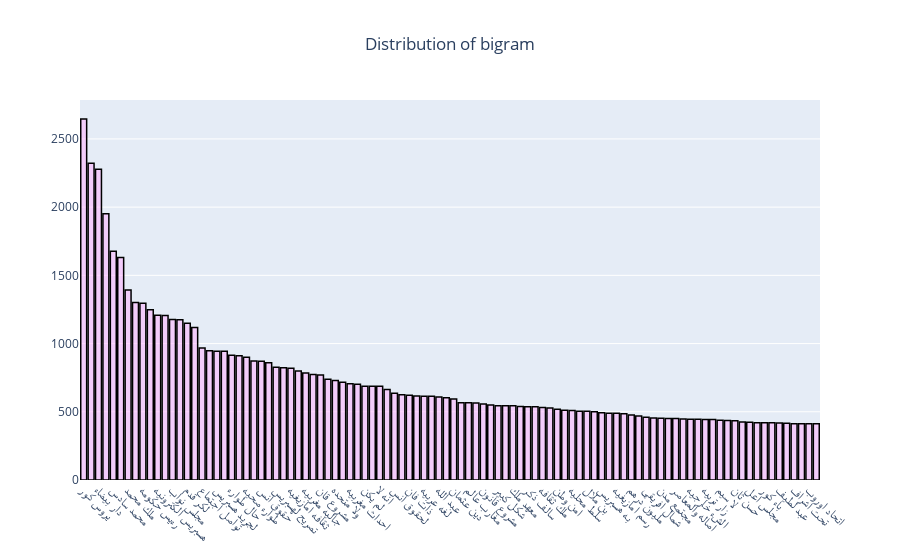

Here is the notebook cell this chart was saved with:
### Markdown cell above
## Bigram

### Code cell
words=get_top_n_words(df["story"],100,2)
df_gram=pd.DataFrame(words,columns=["Bigram","Count"])
data = go.Bar(
                x = df_gram["Bigram"],
                y = df_gram["Count"],
                name = "citations",
                marker = dict(color = 'rgba(255, 174, 255, 0.5)',
                             line=dict(color='rgb(0,0,0)',width=1.5)))
fig = go.Figure(data = data)
fig.update_xaxes(tickangle= 45)
fig.update_layout(title_text="Distribution of bigram",title_x=0.5)

iplot(fig)
## now we see the top 100 words bigram distribution

### Figure 1 — Plotly figure (JSON) as saved in the notebook; plotly's stock layout.template omitted (floating-point values rounded to 4 significant figures)
{"data": [{"marker": {"color": "rgba(255, 174, 255, 0.5)", "line": {"color": "rgb(0, 0, 0)", "width": 1.5}}, "name": "citations", "x": ["يروس كور", "كوفيد 19", "دار بيضاء", "كور مستجد", "محمد سادس", "حجر الصح", "ملك محمد", "نيابه عامه", "رءيس حكومه", "لا يمك", "هسبريس الكترونيه", "فيروس كور", "مجلس نواب", "لغه امازيغيه", "لكر قدم", "جاءح كور", "تواصل اجتماع", "مصدر ذات", "لجريد هسبريس", "مملكه مغربيه", "حال طوارء", "زار صحه", "طوارء صحيه", "امم متحده", "حقوق انس", "تربيه وطنيه", "تصريح لهسبريس", "قان تنظيم", "ثقافه امازيغيه", "عداله والتنم", "جاليه مغربيه", "الام عام", "مشروع قان", "مليار درهم", "ولا متحده", "تصريح لجريد", "احداث مغربيه", "مقيم خارج", "لم يكن", "رءيس مجلس", "انه لا", "شرطه قضاءيه", "لحقوق انس", "عامه مختصه", "ذات فان", "درك ملك", "لغه عربيه", "مجلس وطن", "عبد الله", "سعد دين", "دين عثمان", "طابع رسم", "مغارب عالم", "زار داخليه", "مشروع قانون", "توصل به", "شكل كبير", "سلط مغربيه", "معهد ملك", "مغاربه عالق", "سالف ذكر", "مغاربه مقيم", "ملك ثقافه", "حزب عداله", "امن وطن", "حركه امازيغيه", "سلط محليه", "مديريه عامه", "بن ملال", "حراسه نظريه", "به هسبريس", "سنه امازيغيه", "رسم امازيغيه", "وف صدد", "مليون درهم", "ساءل اعلام", "شمال افريقي", "مشير انه", "مجتمع مدن", "مواقع تواصل", "اصاله والمعاصر", "محمد خامس", "الشء خارجيه", "احزاب سياسيه", "زار تربيه", "مصادر هسبريس", "لا سيم", "يتعلق امر", "حسن ثان", "وف سياق", "مجلس اعل", "جريد هسبريس", "باء كور", "اصاب فيروس", "عبد لطيف", "انتشار يروس", "تحت اشراف", "تفش يروس", "اتحاد اوروب", "ملكيه مغربيه"], "y": [2646, 2322, 2278, 1951, 1676, 1630, 1393, 1301, 1295, 1247, 1208, 1206, 1177, 1175, 1149, 1118, 968, 947, 944, 944, 914, 910, 900, 872, 870, 859, 826, 823, 820, 799, 785, 774, 769, 738, 730, 717, 706, 701, 688, 688, 688, 664, 636, 624, 622, 615, 613, 613, 608, 603, 593, 567, 566, 564, 557, 550, 544, 544, 544, 538, 537, 537, 532, 527, 518, 512, 510, 503, 503, 500, 493, 489, 489, 485, 476, 469, 460, 455, 453, 451, 450, 447, 446, 445, 444, 443, 438, 436, 435, 426, 424, 420, 420, 419, 418, 416, 413, 412, 412, 412], "type": "bar"}], "layout": {"title": {"text": "Distribution of bigram", "x": 0.5}, "xaxis": {"tickangle": 45, "type": "category", "range": [-0.5, 99.5], "autorange": true}, "yaxis": {"type": "linear", "range": [0, 2785.0], "autorange": true}, "autosize": true}}
